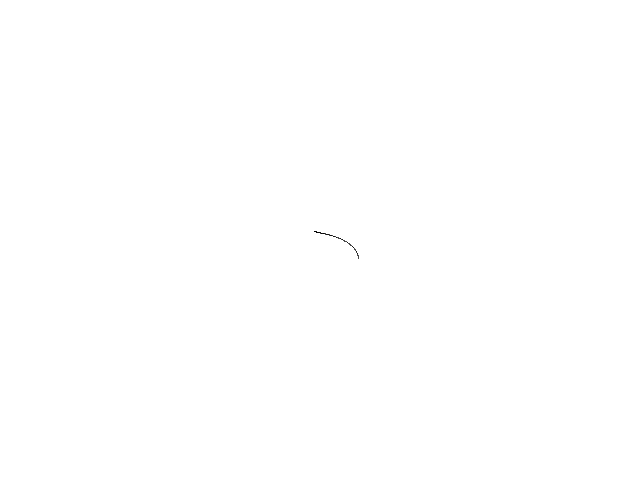
Frame 1 (no input)
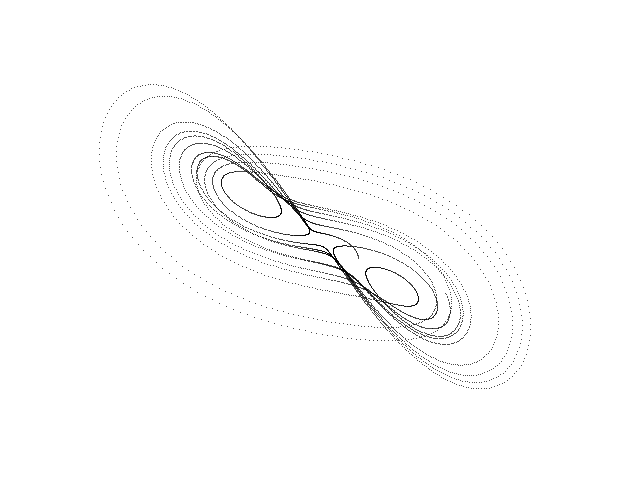
Frame 60 (the mouse pressed at the canvas centre just before this capture)
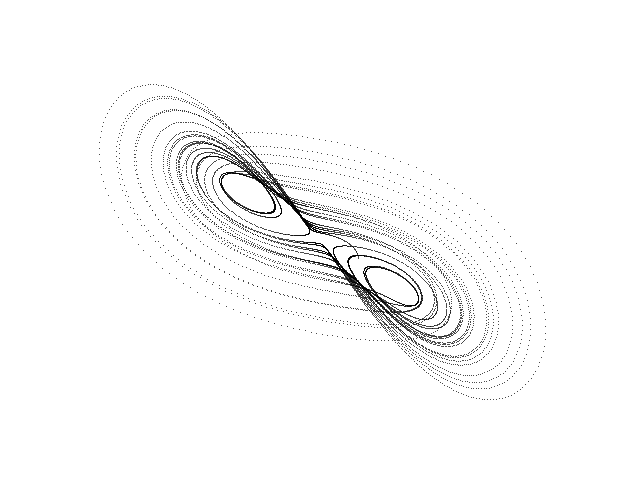
Frame 120 (the mouse held since frame 60 and released just before this capture)

The Processing sketch that drew these frames (run headless with seeded random() and noise(); from frame 60 on, the mouse is pressed at the canvas centre):

// Processing sketch: Qi
// ── Qi.pde
// Qi chaotic attractor //

  float x = 1.0;
  float y = 0.5;
  float z = 7.0;
  float w = 5.0;
  float dt = 0.001;
  float a = 30.0;
  float b = 10.0;
  float c = 1.0;
  float d = 10.0;


void setup() {
  
  size(640, 480);
  background(255);
  
}

void draw() {
  
  for (int i=0; i<100; i++) {
    
    float nx = x;
    float ny = y;
    float nz = z;
    float nw = w;
        
    x = nx + dt * (a * (ny - nx) + ny * nz * nw);
    y = ny + dt * (b * (nx + ny) - nx * nz * nw);
    z = nz + dt * (- c * nz + nx * ny * nw);
    w = nw + dt * (- d * nw + nx * ny * nz);
  
    point(320 + (38 * x), 240 + (38 * y));
        
  }

}
